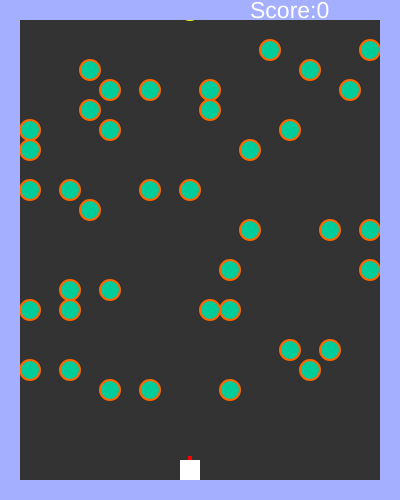
Frame 1 (no input)
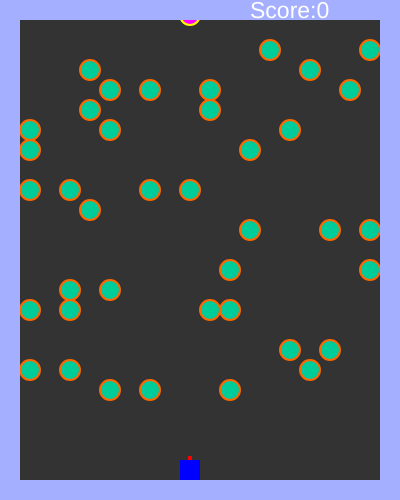
Frame 2 (the mouse pressed at the canvas centre, redrawn once)

The p5.js sketch that drew these frames (run headless with seeded random() and noise() and a simulated clock; the mouse was pressed at the canvas centre and the sketch redrawn once):

// p5.js sketch
// ── sketch.js
// dimension of canvas
var _width = 400;
var _height =500;
// pos of vehicle
var w = (_width/2)-10,h=_height-30;
// Used Object
var bob;
var bullets = [];
var hurdles = [];
var centipedes = [];
//dist btw vehicle and hurdle
var dx = [];
var dy = [];
// Grid dimension
var mult =20;
var centiLen;
var len;
var score = 0;
var pau = true;
var ovr = false;
var reset = false;
var speed = 5;

function setup() {
	createCanvas(_width,_height);
	rectMode(CENTER);
	bob = new Vehicle(w,h);
	frameRate(30);
	// Making of random hurdles
	for(var j =40;j<height-100;j+=mult){
		for(var i =20;i<width-20;i+=mult){
			if(round(random(0,10))==1){
				var hurdle = new Hurdle(i+10,j+10);
				hurdles.push(hurdle);
			}
		}
	}
	// setTimeout(respawnHurdle,5000);

	centiLen = round(random(8,12));
	len = centiLen;
	var y = 10;
	for(var i = len;i>0;i--){
			var centipede = new Centipede(w,y);
			centipedes.push(centipede);
			y-=20;
		}
}

function draw() {
	background(51);
	// Show bullets, check bullet collision with hurdel and centipede
	for (var i = bullets.length - 1; i >= 0; i--) {
		bullets[i].show();
		var validH = bullets[i].collisionH(i);
		if(validH ==0) {								//check if the bullet is already spliced
			var validC = bullets[i].collisionC(i);
			if(validC ==0){
				if(bullets[i].y<0){
					bullets.splice(i,1);
				}
			}
		}
	}

	// to show the vehicle
	bob.show();

	// show the dotted grid
	// push();
	// stroke(255);
	// for(var i =0;i<width;i+=mult){
	// 	for(var j =0;j<height;j+=mult){
	// 		point(i,j);
	// 	}
	// }
	// pop();
	// End of dotted grid


	// To make a centipede when length of centipede is zero
	if(centipedes.length == 0){
		centiLen = round(random(8,12));
		x = w;
		for(var i = centiLen;i>0;i--){
			var centipede = new Centipede(x,30);
			centipedes.push(centipede);
			x+=20;
		}
	}
	// End of making of centipede


	// show the centipede
	for (var i = centipedes.length - 1; i >= 0; i--) {
		centipedes[i].show();
		if(centipedes[i].x>480){						// check if the centipede is out of frame if
			centipedes.splice(i,1);						// yes splice it
		}
	}

	if(centipedes.length ==1){
		speed = 10;
	} else {
		speed = 5;
	}
	for (var i = centipedes.length - 1; i >= 0; i--) {
		if(centipedes[i].y<30){
			centipedes[i].y += speed;
		} else {
		centipedes[i].movement();
		}
	}

	//show the hurdles
	for (var i = hurdles.length - 1; i >= 0; i--) {
		hurdles[i].show();
		if(hurdles[i].radius<=0 || hurdles[i].spil == true){		// check if the hurdle has radius of 0 if
			hurdles.splice(i,1);									// yes splice it
		}
	}


	// check the collision between vehicle and hurdle if yes stop the vehicle to move in that direction
	for (var i = 0; i < hurdles.length; i++) {
		dx[i]= (hurdles[i].x-bob.x);
		dy[i]= (hurdles[i].y-bob.y);
	}
	for (var i = 0; i < hurdles.length; i++) {
		if(dx[i] == -20 && (hurdles[i].y == bob.y || hurdles[i].y+10 == bob.y || hurdles[i].y-10 == bob.y )){
			bob.mLeft = false;
			bob.validMxn = 0;
			break;
		} else{
			bob.validMxn = 1;
		}

		if(dx[i]==20 && (hurdles[i].y == bob.y || hurdles[i].y+10 == bob.y || hurdles[i].y-10 == bob.y )){
			bob.mRight = false;
			bob.validMxp = 0;
			break;
		} else{
			bob.validMxp = 1;
		}

		if(dy[i] == -20 && (hurdles[i].x == bob.x || hurdles[i].x+10 == bob.x || hurdles[i].x-10 == bob.x) ){
			bob.mUp = false;
			bob.validMyn = 0;
			break;
		} else{
			bob.validMyn = 1;
		}
		if(dy[i]==20 && (hurdles[i].x == bob.x || hurdles[i].x+10 == bob.x || hurdles[i].x-10 == bob.x) ){
			bob.mDown = false;
			bob.validMyp = 0;
			break;
		} else{
			bob.validMyp = 1;
		}
	}
	// End of vehicle and hurdle collision







	push();
	fill(165,175,255);
	rect(width/2,10,_width,20);
	rect(10,height/2,20,_height);
	rect(width-10,height/2,20,_height);
	rect(width/2,height-10,_width-40,20);
	pop();

	push();
	textSize(23);
	if(score<=100){
		fill(255);
	}else if(score>100 && score<=500){
		fill(102, 51, 0);
	} else if(score>500 && score<=1000){
		fill(0, 255, 0);
	} else if(score>1000 && score<=5000){
		fill(102, 0, 102);
	} else if(score>5000 && score<=10000){
		fill(0, 0, 102);
	}
	text("Score:"+score,250,18);
	pop();

	if(ovr){
		push();
		textSize(25);
		fill(255, 0, 0);
		text("GAME OVER",width/2-80,height-1);
		pop();
		pau = true;
	}
	if(pau){
		noLoop();
	}
}

function keyPressed(){
	if(keyCode == LEFT_ARROW){
		bob.mLeft = true;
	} else if(keyCode == RIGHT_ARROW){
		bob.mRight = true;
	} else if(keyCode == UP_ARROW){
		bob.mUp = true;
	} else if(keyCode == DOWN_ARROW){
		bob.mDown = true;
	}

	if(key =='P' && pau == false){
    	pau = true;
      	noLoop();
  	}else if(key =='P' && pau == true){
		if(ovr){
			r();
		}
    	pau = false;
      	loop();
  	}

}
function keyReleased(){
	if(keyCode == LEFT_ARROW){
		bob.mLeft = false;
	} else if(keyCode == RIGHT_ARROW){
		bob.mRight = false;
	} else if(keyCode == UP_ARROW){
		bob.mUp = false;
	} else if(keyCode == DOWN_ARROW){
		bob.mDown = false;
	}
}
function keyTyped(){
	if(key == ' '){
		var bullet1 = new Bullet(bob.x,bob.y-10);
		bullets.push(bullet1);
		// var bullet2 = new Bullet(bob.x,bob.y-107);
		// bullets.push(bullet2);
	}
}

function r(){
	score = 0;
	pause = false;
	ovr = false;
	centipedes.splice(0,centipedes.length);
	bob.x = w;
	bob.y = h;
}

function respawnHurdle(){
	var valid = 0;
	var posx, posy;
	for(var j =40;j<height-100;j+=mult){
		for(var i =20;i<width-20;i+=mult){
			for (var k = 0; k < hurdles.length ; k++){
				if(hurdles[k].x != i+10 && hurdles[k].y != j+10){
					// console.log(valid);
					valid = 1;
					posx = i;
					posy = j;
					break;
				}
			}
		}
	}
		if(valid == 1){
			var hurdle = new Hurdle(posx+10,posy+10);
			hurdles.push(hurdle);
		}

		// setTimeout(respawnHurdle,5000);
}

// ── Bullet.js
 function Bullet(x,y){
	this.x = x;
	this.y = y;
	this.w = 2;
	this.h = 14;
}


Bullet.prototype.show = function(){
	noStroke();
	push();
	fill(0,255,0);
	rect(this.x,this.y,this.w,this.h);
	pop();
	this.update();
}

Bullet.prototype.update = function(){
	this.y-=20;
}

// Function to check collision of bullet with hurdle
Bullet.prototype.collisionH = function(i) {
	var valid = 0;
	for (var j = hurdles.length - 1; j >= 0; j--) {
		var differ = hurdles[j].y-((this.y));
		if(differ == 10 && (hurdles[j].x == this.x || (hurdles[j].x+10 >= this.x && hurdles[j].x-10 <= this.x))){
			bullets.splice(i,1);
			hurdles[j].radius-=5;
			score+=10;
			valid =1;
			break;
		}
	}
	if(valid == 1){
		return 1;
	} else{
		return 0;
	}
}

// Function to check collision of bullet with centipede
Bullet.prototype.collisionC = function(i) {
	var valid = 0;
	for (var j = centipedes.length - 1; j >= 0; j--) {
		var differ = centipedes[j].y-(this.y-20);
		if(differ<0){
			differ *=-1;
		}
		if((differ <= 10) && (centipedes[j].x == this.x || (centipedes[j].x+10 >= this.x && centipedes[j].x-10 <= this.x))){
			bullets.splice(i,1);
			var hurdle = new Hurdle(centipedes[j].x,centipedes[j].y);
			hurdles.push(hurdle);
			if(round(random(0,1))==1){
				centipedes[j].mr=true;
			} else{
				centipedes[j].ml = true;
			}
			centipedes.splice(j,1);
			score+=50;
			--centiLen;
			valid =1;
			break;
		}
	}
	if(valid == 1){
		return 1;
	} else{
		return 0;
	}
}

// ── Centipede.js
function Centipede(x,y){
	this.x = x;
	this.y = y;
	this.radius = 20;
	this.chance = round(random(0,1));
	this.ml = false;
	this.mr = true;
	this.mt = false;
	this.mb = true;
	this.speed = 5;
}

Centipede.prototype.show = function() {
	push();
	strokeWeight(2);
	stroke(255, 255, 0);
	fill(255, 0, 255)
	ellipse(this.x,this.y,this.radius,this.radius);
	pop();
	this.collide();
}

Centipede.prototype.moveL = function() {
	this.x -=this.speed;
}
Centipede.prototype.moveR = function() {
	this.x +=this.speed;
}

Centipede.prototype.movement = function() {

	for (var j = hurdles.length - 1; j >= 0; j--) {

		var differx = hurdles[j].x-this.x;
		var differy = hurdles[j].y-this.y;
		if(((differx == -20 || differx == 20) && hurdles[j].y == this.y) || this.x == width-30 || this.x == 30){
			if(this.y == height-30 && this.y!=30){
				this.mu = true;
				this.mb = false;
			} else if(this.y != height-30 && this.y==30){
				this.mb = true;
				this.mu = false;
			}
			if(this.mb ==true){
				this.y += 20;
			} else if(this.mu == true){
				this.y -= 20;
			}
			if(this.mr ==true){
				this.mr = false;
				this.ml = true;
			} else if(this.ml == true){
				this.ml = false;
				this.mr = true;
			}
			break;

	}
}
	if(centipedes.length ==1){
		this.speed = 10;
	} else {
		this.speed = 5;
	}
	if(this.mr == true){
		this.moveR();
	} else if(this.ml == true){
		this.moveL();
	}
}

Centipede.prototype.collide = function() {
	for (var j = centipedes.length - 1; j >= 0; j--) {
		var differx = centipedes[j].x-this.x;
		if(differx<0){
			differx *=-1;
		}
		if((( differx == 10) && centipedes[j].y == this.y)){
			if(this.y == height-30 && this.y!=30){
				this.mu = true;
				this.mb = false;
			} else if(this.y != height-30 && this.y==30){
				this.mb = true;
				this.mu = false;
			}
			if(this.mb ==true){
				this.y += 20;
			} else if(this.mu == true){
				this.y -= 20;
			}
			if(this.mr ==true){
				this.mr = false;
				this.ml = true;
			} else if(this.ml == true){
				this.ml = false;
				this.mr = true;
			}
			break;
		}
	}
	// if(this.mr == true){
	// 	this.moveR();
	// } else if(this.ml == true){
	// 	this.moveL();
	// }
}

// ── Hurdle.js
function Hurdle(x,y){
	this.x = x;
	this.y = y;
	this.radius = 20;
	this.spil = false;
}

Hurdle.prototype.show = function() {
	// console.log("hii");
	push();
	strokeWeight(2);
	stroke(255, 102, 0);
	fill(0, 204, 153)
	ellipse(this.x,this.y,this.radius,this.radius);
	pop();

	this.checkhurdle();
}

Hurdle.prototype.checkhurdle = function(){

	for (var i = hurdles.length - 1; i >= 0; i--) {
		var dx = hurdles[i].x - this.x;
		var dy = hurdles[i].y == this.y;
		if(dx <0){
			dx*=-1;
		} if(dy <0){
			dy*=-1;
		}
		if(dx==20 && dy==20){
			this.spli == true;
		}
	}

}

// ── Vehicle.js
function Vehicle(w,h){
	this.x = w;
	this.y = h;
	this.w = 20;
	this.mDown = false;
	this.mUp = false;
	this.mLeft = false;
	this.mRight = false;
	this.validMxp = 1;
	this.validMxn = 1;
	this.validMyp = 1;
	this.validMyn = 1;
}

Vehicle.prototype.show = function(){
	this.collide();
	noStroke();
	rect(this.x,this.y,this.w,this.w);
	push();
	fill(255,0,0);
	rect(this.x,this.y-12,4,4);
	pop();
	fill(0,0,255);
	this.moveDown();
	this.moveUp();
	this.moveLeft();
	this.moveRight();
}

Vehicle.prototype.moveDown = function() {
	if(this.mDown && this.y<500-30 && this.validMyp ==1){
		this.y += 10;
	} else{
		this.y+=0;
	}
}
Vehicle.prototype.moveUp = function() {
	if(this.mUp && this.y>30 && this.validMyn ==1){
		this.y -= 10;
	} else{
		this.y+=0;
	}
}
Vehicle.prototype.moveLeft = function() {
	if(this.mLeft && bob.x>30 && this.validMxn ==1){
		this.x -= 10;
	} else{
		this.x+=0;
	}
}
Vehicle.prototype.moveRight = function() {
	if(this.mRight && bob.x<400-30 && this.validMxp ==1){
		this.x += 10;
	} else{
		this.x+=0;
	}
}
Vehicle.prototype.shoot = function() {
	push();
	stroke(255);
	rect(this.gx+9,this.gy-3);
	pop();
}

Vehicle.prototype.collide = function() {
	for (var j = centipedes.length - 1; j >= 0; j--) {
		var dx = centipedes[j].x-this.x;
		var dy = centipedes[j].y-this.y;
		if(dx<0){
			dx*=-1;
		} if(dy<0){
			dy*=-1;
		}
		if(dx==20 && (centipedes[j].y == this.y || (centipedes[j].y+10 > this.y && centipedes[j].y-10 < this.y))){
			ovr = true;
			pau = true;
		}
		if(dy<20 && (centipedes[j].x == this.x || (centipedes[j].x+10 >= this.x && centipedes[j].x-10 <= this.x))){
			ovr = true;
			pau = true;
		}
	}
}
